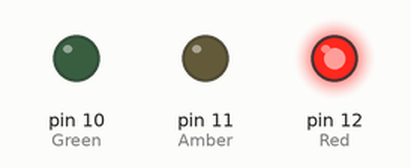
A sketch run on a simulated Arduino Uno, built with avr-gcc and run on an emulated ATmega328P. On the bench: output pins drawn as LEDs (lit = HIGH).

Above: at 2.5 s.
At 10.5 s:
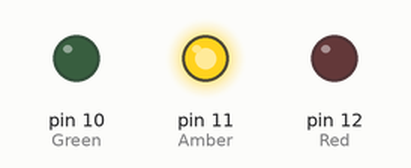
At 14.5 s:
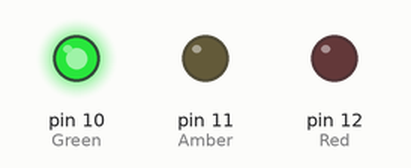
At 19.5 s:
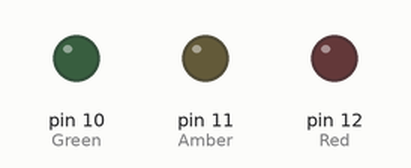
Timing chart, 0 to 28.6 s (numbered marks = the images above):
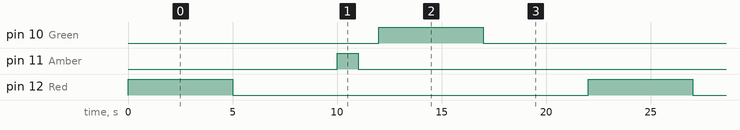

The sketch:

Assignment_split1.ino
```cpp
int Red=12;
int Amber=11;
int Green=10;

void setup(){


     SETUP();

            }


void loop (){

          RED();
          AMBER();
          GREEN();


            }
```

AMBER.ino
```cpp
  void AMBER(){
  digitalWrite(Amber,HIGH);
  delay(1000);
  digitalWrite(Amber,LOW);
  delay(1000);}
```

GREEN.ino
```cpp
  void GREEN(){

  digitalWrite(Green,HIGH);
  delay(5000);
  digitalWrite(Green,LOW);
  delay(5000);

  }
```

RED.ino
```cpp
  void RED (){

  digitalWrite(Red,HIGH);
  delay(5000);
  digitalWrite(Red,LOW);
  delay(5000);

  }
```

SETUP.ino
```cpp
void SETUP(){

  pinMode(Red,OUTPUT);
  pinMode(Amber,OUTPUT);
  pinMode(Green,OUTPUT);

            }
```

Measured:
- by itself, pin 10 (Green), pin 12 (Red): alternates HIGH for 5.0 s and LOW for 17.0 s
- by itself, pin 11 (Amber): alternates HIGH for 1.0 s and LOW for 21.0 s
- by itself, everything shown: repeats every 22.0 s, in 6 steps
